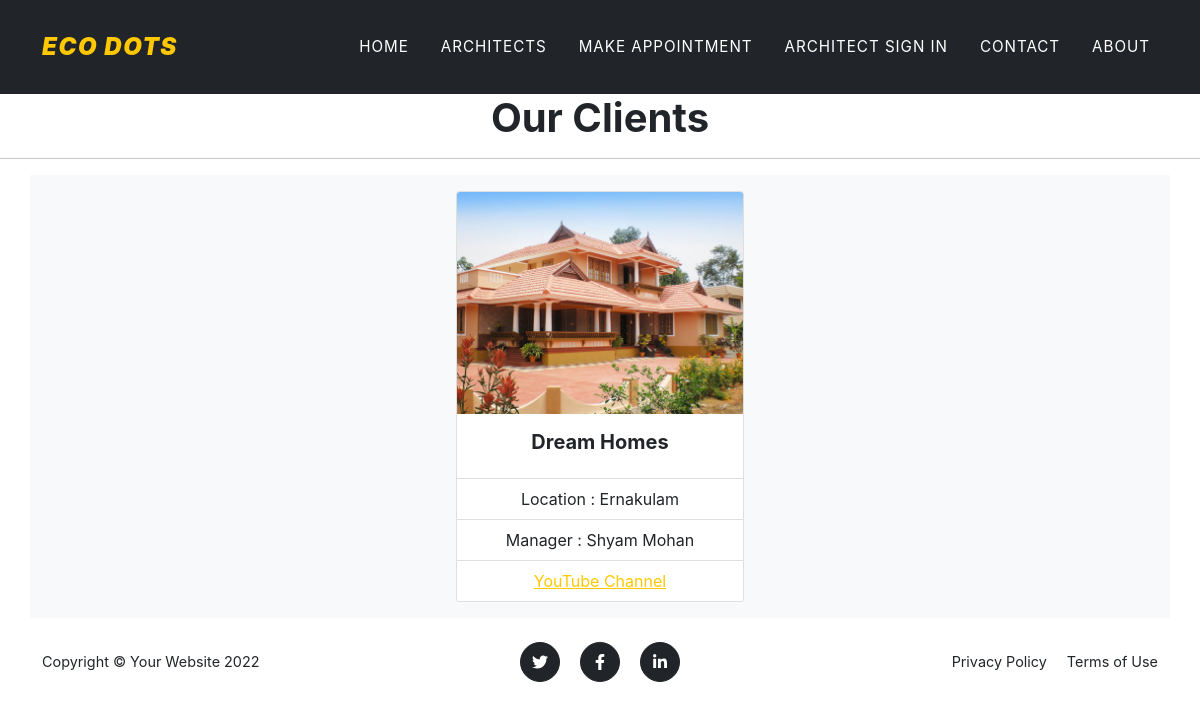
/client/, run on the app's committed database.
### root/models.py (models this page shows, shortened)
class CProfile(models.Model):
    cl_id = models.CharField(max_length=10)
    c_name = models.CharField(max_length=255)
    loc = models.CharField(max_length=255)
    m_name = models.CharField(max_length=255)
    s_year = models.CharField(max_length=10)
    contact = models.CharField(max_length=10)
    mail = models.EmailField()
    y_link = models.URLField(max_length=200,null=True,blank=True)
    pic1 = models.ImageField(null=True,blank=True,upload_to="images/")
    pic2 = models.ImageField(null=True,blank=True,upload_to="images/")
    pic3 = models.ImageField(null=True,blank=True,upload_to="images/")

### root/views.py (the view)
# urls.py: path('client/', views.client,name="client"),
def client(request):
    dict_client={
      'clients': CProfile.objects.all()
    }
    return render(request,'client/client.html',dict_client)

### templates/client/client.html (shortened to what this page needs)
{% extends 'client/base_1.html' %}
{% block content %}
<h1 class="text-center">Our Clients</h1>
<hr>
{%for c in clients %}
<div class="container text-center bg-light">
<div class="card text-center mx-3 my-3" style="width: 18rem; display:inline-block">
    {% if c.pic1 %}
    <img src="{{c.pic1.url}}" class="card-img-top" alt="...">{% endif %}
    <div class="card-body">
      <h5 class="card-title">{{ c.c_name }}</h5>
    </div>
    <ul class="list-group list-group-flush">
        <li class="list-group-item">Location : {{ c.loc }}</li>
        <li class="list-group-item">Manager : {{ c.m_name }}</li>
        <li class="list-group-item"><a href=" {{c.y_link}} " target="_blank" title="Visit YouTube Channel">YouTube Channel</li></a>
      </ul>
  </div>
</div>
{%endfor%}
{% endblock %}

### data on the page
CProfile: pic1 (picture), c_name "Dream Homes", loc "Ernakulam", m_name "Shyam Mohan"
